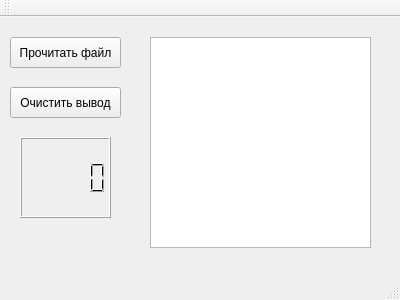
<?xml version="1.0" encoding="UTF-8"?>
<ui version="4.0">
 <class>MainWindow</class>
 <widget class="QMainWindow" name="MainWindow">
  <property name="geometry">
   <rect>
    <x>0</x>
    <y>0</y>
    <width>400</width>
    <height>300</height>
   </rect>
  </property>
  <property name="windowTitle">
   <string>MainWindow</string>
  </property>
  <widget class="QWidget" name="centralWidget">
   <widget class="QPushButton" name="read_button">
    <property name="geometry">
     <rect>
      <x>10</x>
      <y>20</y>
      <width>111</width>
      <height>31</height>
     </rect>
    </property>
    <property name="text">
     <string>Прочитать файл</string>
    </property>
   </widget>
   <widget class="QPushButton" name="clean_button">
    <property name="geometry">
     <rect>
      <x>10</x>
      <y>70</y>
      <width>111</width>
      <height>31</height>
     </rect>
    </property>
    <property name="text">
     <string>Очистить вывод</string>
    </property>
   </widget>
   <widget class="QTextEdit" name="textEdit">
    <property name="geometry">
     <rect>
      <x>150</x>
      <y>20</y>
      <width>221</width>
      <height>211</height>
     </rect>
    </property>
   </widget>
   <widget class="QLCDNumber" name="lcdNumber">
    <property name="geometry">
     <rect>
      <x>20</x>
      <y>120</y>
      <width>91</width>
      <height>81</height>
     </rect>
    </property>
   </widget>
  </widget>
  <widget class="QMenuBar" name="menuBar">
   <property name="geometry">
    <rect>
     <x>0</x>
     <y>0</y>
     <width>400</width>
     <height>21</height>
    </rect>
   </property>
  </widget>
  <widget class="QToolBar" name="mainToolBar">
   <attribute name="toolBarArea">
    <enum>TopToolBarArea</enum>
   </attribute>
   <attribute name="toolBarBreak">
    <bool>false</bool>
   </attribute>
  </widget>
  <widget class="QStatusBar" name="statusBar"/>
 </widget>
 <layoutdefault spacing="6" margin="11"/>
 <resources/>
 <connections/>
</ui>
